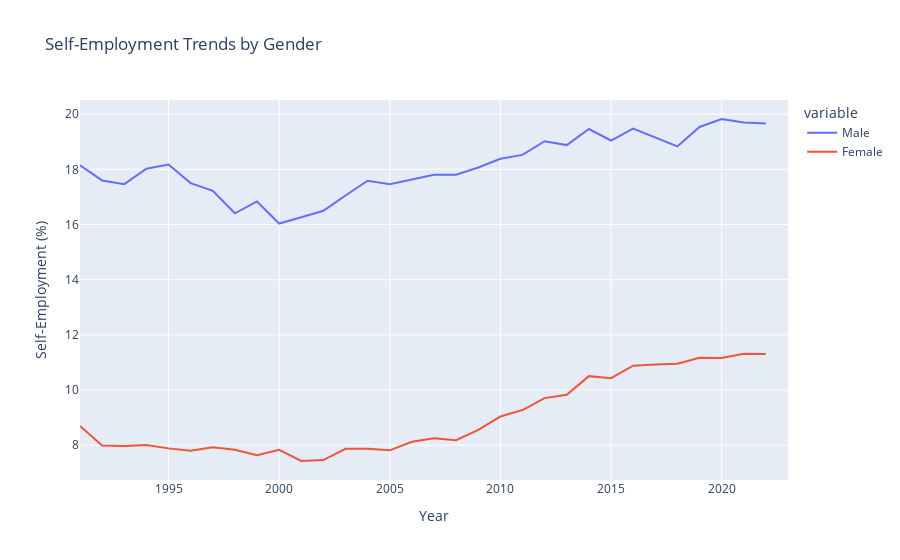

Notebook code for this chart:
### Code cell
fig4 = px.line(self_employment_data, x=self_employment_data.index, y=self_employment_data.columns,
               title='Self-Employment Trends by Gender')
fig4.update_layout(yaxis_title='Self-Employment (%)', xaxis_title='Year')

### Figure 1 — Plotly figure (JSON) as saved in the notebook; plotly's stock layout.template omitted (floating-point values rounded to 4 significant figures)
{"data": [{"hovertemplate": "variable=Male<br>Year=%{x}<br>value=%{y}<extra></extra>", "legendgroup": "Male", "line": {"color": "#636efa", "dash": "solid"}, "marker": {"symbol": "circle"}, "mode": "lines", "name": "Male", "orientation": "v", "showlegend": true, "type": "scatter", "x": ["1991-01-01T00:00:00", "1992-01-01T00:00:00", "1993-01-01T00:00:00", "1994-01-01T00:00:00", "1995-01-01T00:00:00", "1996-01-01T00:00:00", "1997-01-01T00:00:00", "1998-01-01T00:00:00", "1999-01-01T00:00:00", "2000-01-01T00:00:00", "2001-01-01T00:00:00", "2002-01-01T00:00:00", "2003-01-01T00:00:00", "2004-01-01T00:00:00", "2005-01-01T00:00:00", "2006-01-01T00:00:00", "2007-01-01T00:00:00", "2008-01-01T00:00:00", "2009-01-01T00:00:00", "2010-01-01T00:00:00", "2011-01-01T00:00:00", "2012-01-01T00:00:00", "2013-01-01T00:00:00", "2014-01-01T00:00:00", "2015-01-01T00:00:00", "2016-01-01T00:00:00", "2017-01-01T00:00:00", "2018-01-01T00:00:00", "2019-01-01T00:00:00", "2020-01-01T00:00:00", "2021-01-01T00:00:00", "2022-01-01T00:00:00", "2023-01-01T00:00:00"], "xaxis": "x", "y": [18.15, 17.6, 17.46, 18.02, 18.17, 17.5, 17.22, 16.41, 16.83, 16.03, 16.26, 16.5, 17.05, 17.58, 17.46, 17.63, 17.8, 17.81, 18.07, 18.39, 18.52, 19.02, 18.88, 19.46, 19.05, 19.47, 19.16, 18.83, 19.54, 19.83, 19.7, 19.66, null], "yaxis": "y"}, {"hovertemplate": "variable=Female<br>Year=%{x}<br>value=%{y}<extra></extra>", "legendgroup": "Female", "line": {"color": "#EF553B", "dash": "solid"}, "marker": {"symbol": "circle"}, "mode": "lines", "name": "Female", "orientation": "v", "showlegend": true, "type": "scatter", "x": ["1991-01-01T00:00:00", "1992-01-01T00:00:00", "1993-01-01T00:00:00", "1994-01-01T00:00:00", "1995-01-01T00:00:00", "1996-01-01T00:00:00", "1997-01-01T00:00:00", "1998-01-01T00:00:00", "1999-01-01T00:00:00", "2000-01-01T00:00:00", "2001-01-01T00:00:00", "2002-01-01T00:00:00", "2003-01-01T00:00:00", "2004-01-01T00:00:00", "2005-01-01T00:00:00", "2006-01-01T00:00:00", "2007-01-01T00:00:00", "2008-01-01T00:00:00", "2009-01-01T00:00:00", "2010-01-01T00:00:00", "2011-01-01T00:00:00", "2012-01-01T00:00:00", "2013-01-01T00:00:00", "2014-01-01T00:00:00", "2015-01-01T00:00:00", "2016-01-01T00:00:00", "2017-01-01T00:00:00", "2018-01-01T00:00:00", "2019-01-01T00:00:00", "2020-01-01T00:00:00", "2021-01-01T00:00:00", "2022-01-01T00:00:00", "2023-01-01T00:00:00"], "xaxis": "x", "y": [8.693, 7.99, 7.968, 8.009, 7.883, 7.799, 7.928, 7.836, 7.633, 7.833, 7.425, 7.459, 7.868, 7.867, 7.811, 8.125, 8.249, 8.18, 8.553, 9.037, 9.272, 9.705, 9.829, 10.5, 10.43, 10.88, 10.93, 10.95, 11.17, 11.16, 11.31, 11.3, null], "yaxis": "y"}], "layout": {"legend": {"title": {"text": "variable"}, "tracegroupgap": 0}, "title": {"text": "Self-Employment Trends by Gender"}, "xaxis": {"anchor": "y", "domain": [0, 1], "title": {"text": "Year"}}, "yaxis": {"anchor": "x", "domain": [0, 1], "title": {"text": "Self-Employment (%)"}}}}
